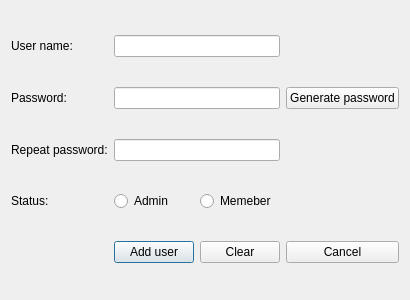
<?xml version="1.0" encoding="UTF-8"?>
<ui version="4.0">
 <class>AddUserDialog</class>
 <widget class="QDialog" name="AddUserDialog">
  <property name="geometry">
   <rect>
    <x>0</x>
    <y>0</y>
    <width>400</width>
    <height>300</height>
   </rect>
  </property>
  <property name="windowTitle">
   <string>Dialog</string>
  </property>
  <layout class="QGridLayout" name="gridLayout">
   <item row="4" column="1">
    <widget class="QPushButton" name="addUserButton">
     <property name="text">
      <string>Add user</string>
     </property>
    </widget>
   </item>
   <item row="0" column="0">
    <widget class="QLabel" name="userLabel">
     <property name="text">
      <string>User name:</string>
     </property>
    </widget>
   </item>
   <item row="4" column="3">
    <widget class="QPushButton" name="cancelButton">
     <property name="text">
      <string>Cancel</string>
     </property>
    </widget>
   </item>
   <item row="1" column="1" colspan="2">
    <widget class="QLineEdit" name="passwordEdit"/>
   </item>
   <item row="1" column="3">
    <widget class="QPushButton" name="generatButton">
     <property name="text">
      <string>Generate password</string>
     </property>
    </widget>
   </item>
   <item row="0" column="1" colspan="2">
    <widget class="QLineEdit" name="userNameEdit"/>
   </item>
   <item row="2" column="0">
    <widget class="QLabel" name="repeatLabel">
     <property name="text">
      <string>Repeat password:</string>
     </property>
    </widget>
   </item>
   <item row="4" column="2">
    <widget class="QPushButton" name="clearButton">
     <property name="text">
      <string>Clear</string>
     </property>
    </widget>
   </item>
   <item row="1" column="0">
    <widget class="QLabel" name="passwordLabel">
     <property name="text">
      <string>Password:</string>
     </property>
    </widget>
   </item>
   <item row="2" column="1" colspan="2">
    <widget class="QLineEdit" name="repeatEdit"/>
   </item>
   <item row="3" column="1">
    <widget class="QRadioButton" name="adminRadioButton">
     <property name="text">
      <string>Admin</string>
     </property>
    </widget>
   </item>
   <item row="3" column="2">
    <widget class="QRadioButton" name="memberRadioButton">
     <property name="text">
      <string>Memeber</string>
     </property>
    </widget>
   </item>
   <item row="3" column="0">
    <widget class="QLabel" name="statusLabel">
     <property name="text">
      <string>Status:</string>
     </property>
    </widget>
   </item>
  </layout>
 </widget>
 <resources/>
 <connections/>
</ui>
